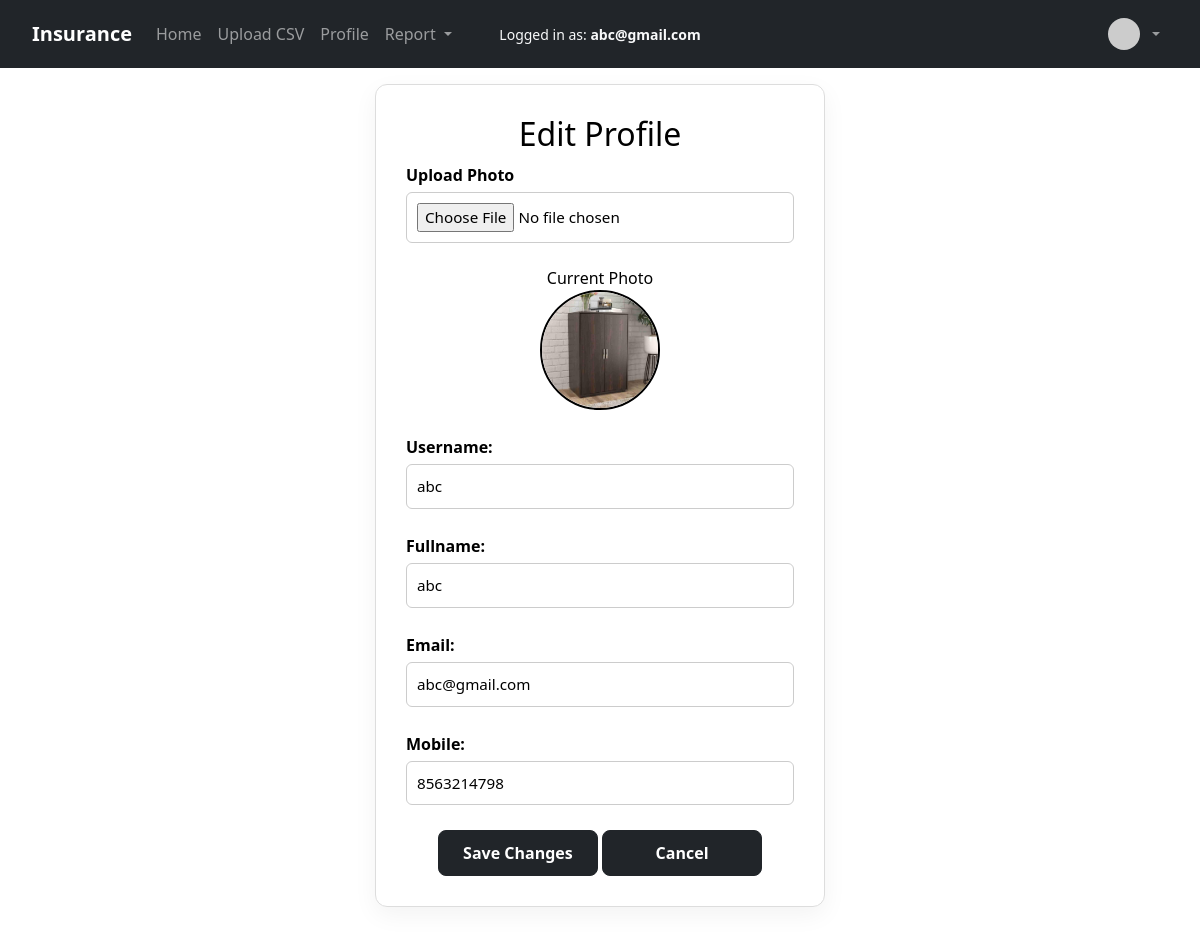
Page /editprofile/3/ on the committed database.
### myapp/models.py (models this page shows)
class login_tbl(AbstractBaseUser, PermissionsMixin):
    user_id = models.CharField(max_length=50)
    fullname=models.CharField(max_length=200)
    firstname=models.CharField(max_length=200)
    lastname=models.CharField(max_length=25)
    username=models.CharField(max_length=25)
    email=models.EmailField(unique=True)
    password=models.CharField(max_length=100)
    mobile=models.BigIntegerField(null=True,blank=True)
    image=models.ImageField(upload_to='images/')
    is_superuser = models.BooleanField(default=False)
    is_admin=models.BooleanField(default=False)
    block = models.BooleanField(default=False)  # False = not blocked, True = blocked
    USERNAME_FIELD = 'email'
    REQUIRED_FIELDS = []
    objects = LoginManager()

### myapp/views.py (the view, shortened to what this page needs)
# urls.py: path('editprofile/<int:id>/',views.editprofile,name='editprofile'),
def editprofile(request,id):
    msg=""
    user=request.session.get('user')
    cuser=login_tbl.objects.get(id=id)
    return render(request,'editprofile.html',{'msg':msg,'cuser':cuser,'user':user})

### myapp/templates/editprofile.html (shortened to what this page needs)
<!DOCTYPE html>
<html lang="en">
<head>
    <link href="https://cdn.jsdelivr.net/npm/bootstrap@5.3.0/dist/css/bootstrap.min.css" rel="stylesheet">
</head>
<body>
    {% include "includes/header.html" %}
    <li class="nav-item text-white me-3">
        <small class="text-light">Logged in as: <strong>{{ cuser }}</strong></small>
    </li>
    <div class="profile-card">
        <h2>Edit Profile</h2>
        <form method="POST" enctype="multipart/form-data">
            <label for="profile_image">Upload Photo</label>
            <input type="file" name="image" id="profile_image" />
            {% if cuser.image %}
            <div class="mt-2">Current Photo</div>
            <img src="{{ cuser.image.url }}" alt="Profile Image">
            {% endif %}
            <label for="username">Username:</label>
            <input type="text" id="username" name="username" placeholder="Enter username"
                value="{{ cuser.username|default:'' }}" required>
            <label for="fullname">Fullname:</label>
            <input type="text" id="fullname" name="fullname" placeholder="Enter fullname"
                value="{{ cuser.fullname|default:'' }}" required>
            <label for="email">Email:</label>
            <input type="email" id="email" name="email" placeholder="Enter email" value="{{ cuser.email|default:'' }}"
                required>
            <label for="mobile">Mobile:</label>
            <input type="text" id="mobile" name="mobile" placeholder="Enter mobile number"
                value="{{ cuser.mobile|default:'' }}" required>
            <button type="submit" class="btn btn-dark custom-btn">Save Changes</button>
            <a href="/profile" id="BTN" class="btn btn-dark custom-btn">Cancel</a>
    </div>
</body>
</html>

### myapp/templates/includes/header.html (shortened to what this page needs)
<nav class="navbar navbar-expand-lg navbar-dark bg-dark fixed-top">
  <div class="container-fluid">
    <a class="navbar-brand fw-bold" href="/">Insurance</a>
    <div class="collapse navbar-collapse" id="mainNavbar">
      <ul class="navbar-nav me-auto mb-2 mb-lg-0">
        {% if not allowed_sections or "All menu" in allowed_sections %}
        <li class="nav-item">
          <a class="nav-link" href="/dashboard">Home</a>
        </li>
        {% endif %}
        {% if not allowed_sections or "Import CSV file" in allowed_sections %}
        <li class="nav-item">
          <a class="nav-link" href="/upload">Upload CSV</a>
        </li>
        {% endif %}
        <li class="nav-item">
          <a class="nav-link" href="/profile">Profile</a>
        </li>
        {% if not allowed_sections or "Policy-wise report" in allowed_sections or "Company-wise report" in allowed_sections or "Branch-wise report" in allowed_sections or "New Client report" in allowed_sections or "Product-wise report" in allowed_sections or "Policy History Report-Client wise report" in allowed_sections or "Agent wise Commission report" in allowed_sections %}
        <li class="nav-item dropdown">
          <a class="nav-link dropdown-toggle" href="#" id="reportDropdown" role="button" data-bs-toggle="dropdown"
            aria-expanded="false">
            Report
          </a>
        </li>
        {% endif %}
      </ul>
      <ul class="navbar-nav ms-auto">
        <div class="position-absolute top-50 start-50 translate-middle text-white d-none d-lg-block">
           <small class="text-light">Logged in as: <strong>{{ cuser }}</strong></small>
        </div>
        <li class="nav-item dropdown">
          <a class="nav-link dropdown-toggle d-flex align-items-center" href="#" id="profileDropdown" role="button"
            data-bs-toggle="dropdown" aria-expanded="false">
            <img src="{% if data.image %}{{ data.image.url }}{% else %}https://i.pravatar.cc/100{% endif %}"
              alt="profile" class="rounded-circle me-2" width="32" height="32">
          </a>
        </li>
      </ul>
    </div>
  </div>
</nav>

### myapp/templates/editprofile.html (style rules this page uses)
* { margin: 0; padding: 0; box-sizing: border-box; }
body { font-family: 'Segoe UI', sans-serif; background-color: #fff; color: #000; animation: fadeInBody 1s ease-in-out; }
.navbar { display: flex; justify-content: space-between; align-items: center; background-color: #000; padding: 10px 20px; color: white; }
.profile-card { max-width: 450px; margin: 60px auto; background: #fff; border: 1px solid #ddd; border-radius: 12px; padding: 30px; box-shadow: 0 8px 24px rgba(0, 0, 0, 0.05); text-align: center; animation: fadeInCard 1s ease forwards; }
.profile-card img { width: 120px; height: 120px; border-radius: 50%; border: 2px solid #000; margin-bottom: 15px; }
form label { font-weight: bold; display: block; text-align: left; margin-top: 10px; margin-bottom: 5px; }
form input[type="text"], form input[type="email"], form input[type="file"] { width: 100%; padding: 10px; font-size: 0.95rem; border: 1px solid #ccc; border-radius: 6px; margin-bottom: 15px; transition: border-color 0.3s; }
button { margin-top: 10px; padding: 10px 20px; background-color: #000; color: #fff; border: none; border-radius: 6px; cursor: pointer; font-weight: bold; transition: background-color 0.3s ease, transform 0.2s ease; }
.custom-btn { width: 160px; padding: 10px 0; font-weight: 600; border-radius: 8px; text-align: center; }
#BTN { margin-top: 10px; }

### rows in the picture
login_tbl: email "abc@gmail.com", image (picture), username "abc", fullname "abc", mobile "8563214798"
